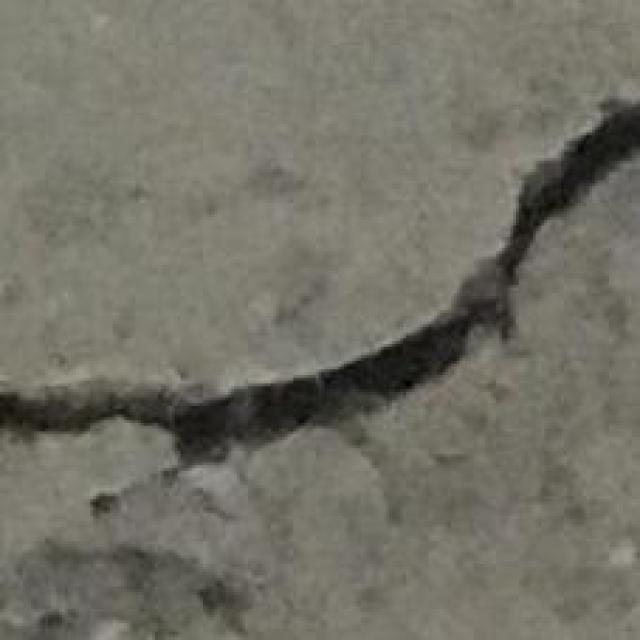
#> input picture crack_segmentation_dataset/test/00312_jpg.rf.d80622b611a57e09ad81228b334420c2.jpg, 640 x 640 px
$ python images_to_pcd.py -i crack_segmentation_dataset/test
#> lines starting #> are read from the running program, lines starting #| are printed output that depends on the picture
"""
Images to Point Cloud Converter
===============================
Converts a set of overlapping images into a 3D point cloud using
Structure from Motion (SfM) techniques.

Requirements:
    pip install opencv-python open3d numpy tqdm

Usage:
    python images_to_pcd.py --images ./photos --output ./output
    python images_to_pcd.py --images ./photos --output ./output --method sift --dense

No GPU/CUDA required - runs entirely on CPU.
"""

import argparse
import sys
from pathlib import Path
from datetime import datetime

import cv2
import numpy as np
from tqdm import tqdm

try:
    import open3d as o3d
except ImportError:
    print("Error: Open3D required. Install with: pip install open3d")
    sys.exit(1)


class ImageToPointCloud:
    """Convert images to 3D point cloud using Structure from Motion"""

    def __init__(self, output_dir: Path, feature_method: str = "sift",
                 max_features: int = 8000):
        self.output_dir = Path(output_dir)
        self.output_dir.mkdir(parents=True, exist_ok=True)
        self.feature_method = feature_method.lower()
        self.max_features = max_features

        # Storage
        self.images = []
        self.image_paths = []
        self.keypoints = []
        self.descriptors = []
        self.K = None  # Camera intrinsic matrix
        self.image_size = None

        # Results
        self.points_3d = []
        self.colors = []
        self.camera_poses = []

    def load_images(self, images_dir: Path) -> int:
        """Load all images from directory"""
        images_dir = Path(images_dir)

        extensions = ['.jpg', '.jpeg', '.png', '.bmp', '.tiff', '.tif']
        image_files = []
        for ext in extensions:
            image_files.extend(images_dir.glob(f"*{ext}"))
            image_files.extend(images_dir.glob(f"*{ext.upper()}"))

        image_files = sorted(set(image_files))

        if len(image_files) < 2:
            print(f"Error: Need at least 2 images, found {len(image_files)}")
            return 0

        print(f"\nLoading {len(image_files)} images...")

        for img_path in tqdm(image_files, desc="Loading"):
            img = cv2.imread(str(img_path))
            if img is not None:
                self.images.append(img)
                self.image_paths.append(img_path)

        if len(self.images) > 0:
            h, w = self.images[0].shape[:2]
            self.image_size = (w, h)

            # Estimate camera intrinsics (assuming standard lens)
            focal = max(w, h) * 1.2
            cx, cy = w / 2, h / 2
            self.K = np.array([
                [focal, 0, cx],
                [0, focal, cy],
                [0, 0, 1]
            ], dtype=np.float64)

            print(f"  Loaded {len(self.images)} images ({w}x{h})")
            print(f"  Estimated focal length: {focal:.1f}px")

        return len(self.images)

    def extract_features(self):
        """Extract features from all images"""
        print(f"\nExtracting features ({self.feature_method.upper()})...")

        if self.feature_method == "sift":
            detector = cv2.SIFT_create(nfeatures=self.max_features)
        elif self.feature_method == "orb":
            detector = cv2.ORB_create(nfeatures=self.max_features)
        elif self.feature_method == "akaze":
            detector = cv2.AKAZE_create()
        else:
            print(f"Unknown method {self.feature_method}, using SIFT")
            detector = cv2.SIFT_create(nfeatures=self.max_features)

        for img in tqdm(self.images, desc="Features"):
            gray = cv2.cvtColor(img, cv2.COLOR_BGR2GRAY)

            # Enhance contrast for better features
            clahe = cv2.createCLAHE(clipLimit=2.0, tileGridSize=(8, 8))
            gray = clahe.apply(gray)

            kp, desc = detector.detectAndCompute(gray, None)

            self.keypoints.append(kp)
            self.descriptors.append(desc)

        total_features = sum(len(kp) for kp in self.keypoints)
        print(f"  Extracted {total_features:,} total features")

    def match_features(self, idx1: int, idx2: int, ratio_thresh: float = 0.75):
        """Match features between two images"""
        desc1 = self.descriptors[idx1]
        desc2 = self.descriptors[idx2]

        if desc1 is None or desc2 is None:
            return [], []

        if len(desc1) < 10 or len(desc2) < 10:
            return [], []

        # Choose matcher based on descriptor type
        if self.feature_method == "orb":
            matcher = cv2.BFMatcher(cv2.NORM_HAMMING, crossCheck=False)
        else:
            matcher = cv2.BFMatcher(cv2.NORM_L2, crossCheck=False)

        try:
            matches = matcher.knnMatch(desc1, desc2, k=2)
        except cv2.error:
            return [], []

        # Apply ratio test
        good_matches = []
        for m_n in matches:
            if len(m_n) == 2:
                m, n = m_n
                if m.distance < ratio_thresh * n.distance:
                    good_matches.append(m)

        if len(good_matches) < 10:
            return [], []

        # Get point coordinates
        pts1 = np.float32([self.keypoints[idx1][m.queryIdx].pt for m in good_matches])
        pts2 = np.float32([self.keypoints[idx2][m.trainIdx].pt for m in good_matches])

        return pts1, pts2

    # [68 lines left out: functions estimate_pose, triangulate_points, not called in this run]

    def reconstruct_incremental(self):
        """Incremental Structure from Motion reconstruction"""
        print("\n" + "=" * 60)
        print("STRUCTURE FROM MOTION RECONSTRUCTION")
        print("=" * 60)

        n_images = len(self.images)
        if n_images < 2:
            print("Error: Need at least 2 images")
            return False

        # Initialize with first pair
        print("\nInitializing with first image pair...")

        pts1, pts2 = self.match_features(0, 1)
        if len(pts1) < 20:
            print("  Not enough matches for first pair, trying next...")
            # Try to find a good initial pair
            for i in range(min(n_images - 1, 5)):
                for j in range(i + 1, min(n_images, i + 5)):
                    pts1, pts2 = self.match_features(i, j)
                    if len(pts1) >= 20:
                        print(f"  Using images {i} and {j} as initial pair")
                        break
                if len(pts1) >= 20:
                    break

        if len(pts1) < 20:
            print("Error: Could not find good initial pair")
            return False

        R, t, inlier_mask = self.estimate_pose(pts1, pts2)
        if R is None:
            print("Error: Could not estimate initial pose")
            return False

        pts1_inlier = pts1[inlier_mask]
        pts2_inlier = pts2[inlier_mask]

        print(f"  Initial pair: {len(pts1_inlier)} inlier matches")

        # Set up projection matrices
        P1 = self.K @ np.hstack([np.eye(3), np.zeros((3, 1))])
        P2 = self.K @ np.hstack([R, t])

        # Triangulate initial points
        points_3d, colors = self.triangulate_points(
            pts1_inlier, pts2_inlier, P1, P2, self.images[0]
        )

        self.points_3d.extend(points_3d.tolist())
        self.colors.extend(colors.tolist())

        print(f"  Initial triangulation: {len(points_3d)} points")

        # Store camera poses
        self.camera_poses = [
            np.eye(4),  # First camera at origin
            np.vstack([np.hstack([R, t]), [0, 0, 0, 1]])  # Second camera
        ]

        # Add remaining images incrementally
        print("\nAdding images incrementally...")

        for i in tqdm(range(2, n_images), desc="Processing"):
            best_matches = 0
            best_pair_idx = -1
            best_pts1, best_pts2 = None, None

            # Find best matching previous image
            for j in range(max(0, i - 5), i):
                pts1, pts2 = self.match_features(j, i)
                if len(pts1) > best_matches:
                    best_matches = len(pts1)
                    best_pair_idx = j
                    best_pts1, best_pts2 = pts1, pts2

            if best_matches < 15:
                continue

            # Estimate pose relative to best matching image
            R_rel, t_rel, inlier_mask = self.estimate_pose(best_pts1, best_pts2)
            if R_rel is None:
                continue

            pts1_inlier = best_pts1[inlier_mask]
            pts2_inlier = best_pts2[inlier_mask]

            # Get previous camera pose
            if best_pair_idx < len(self.camera_poses):
                prev_pose = self.camera_poses[best_pair_idx]
                R_prev = prev_pose[:3, :3]
                t_prev = prev_pose[:3, 3:4]

                # Compute new absolute pose
                R_new = R_rel @ R_prev
                t_new = R_rel @ t_prev + t_rel

                new_pose = np.vstack([np.hstack([R_new, t_new]), [0, 0, 0, 1]])
                self.camera_poses.append(new_pose)

                # Triangulate new points
                P_prev = self.K @ np.hstack([R_prev, t_prev])
                P_new = self.K @ np.hstack([R_new, t_new])

                new_points, new_colors = self.triangulate_points(
                    pts1_inlier, pts2_inlier, P_prev, P_new,
                    self.images[best_pair_idx]
                )

                if len(new_points) > 0:
                    self.points_3d.extend(new_points.tolist())
                    self.colors.extend(new_colors.tolist())

        print(f"\n  Total points reconstructed: {len(self.points_3d):,}")
        print(f"  Camera poses recovered: {len(self.camera_poses)}")

        return len(self.points_3d) > 0

    # [165 lines left out: functions reconstruct_pairwise, create_point_cloud, densify_point_cloud, save, visualize, not called in this run]


def main():
    parser = argparse.ArgumentParser(
        description="Convert images to 3D point cloud",
        formatter_class=argparse.RawDescriptionHelpFormatter,
        epilog="""
Examples:
  python images_to_pcd.py --images ./photos --output ./output
  python images_to_pcd.py --images ./photos --output ./output --method sift
  python images_to_pcd.py --images ./photos --output ./output --dense --visualize
        """
    )

    parser.add_argument("--images", "-i", type=str, required=True,
                       help="Path to folder containing images")
    parser.add_argument("--output", "-o", type=str, default="./output_pcd",
                       help="Output directory (default: ./output_pcd)")
    parser.add_argument("--method", "-m", type=str, default="sift",
                       choices=["sift", "orb", "akaze"],
                       help="Feature detection method (default: sift)")
    parser.add_argument("--max-features", type=int, default=8000,
                       help="Maximum features per image (default: 8000)")
    parser.add_argument("--mode", type=str, default="incremental",
                       choices=["incremental", "pairwise"],
                       help="Reconstruction mode (default: incremental)")
    parser.add_argument("--dense", "-d", action="store_true",
                       help="Attempt to densify the point cloud")
    parser.add_argument("--visualize", "-v", action="store_true",
                       help="Visualize result after reconstruction")
    parser.add_argument("--name", "-n", type=str, default="point_cloud",
                       help="Output file name prefix (default: point_cloud)")

    args = parser.parse_args()

    # Check input directory
    images_dir = Path(args.images)
    if not images_dir.exists():
        print(f"Error: Images directory not found: {images_dir}")
        sys.exit(1)

    # Create converter
    converter = ImageToPointCloud(
        output_dir=args.output,
        feature_method=args.method,
        max_features=args.max_features
    )

    # Load images
    n_images = converter.load_images(images_dir)
#> in load_images, img is the input picture: shape (640, 640, 3); mean B, G, R 102.9, 114, 115.4
#|   Loaded 2 images (640x640)
#|   Estimated focal length: 768.0px
#> n_images = 2
    if n_images < 2:
        sys.exit(1)

    # Extract features
    converter.extract_features()
#> the loop in extract_features, `for img in tqdm(self.images, desc="Features"):` made 2 passes
#> pass 1, in extract_features, `gray = clahe.apply(gray)`:
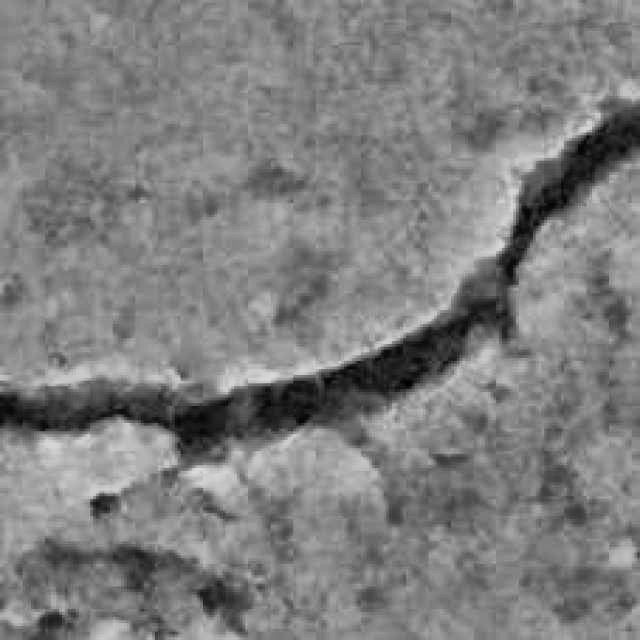
#> gray: shape (640, 640); min 0, max 220, mean 126.7
#> pass 2, in extract_features, `gray = cv2.cvtColor(img, cv2.COLOR_BGR2GRAY)`:
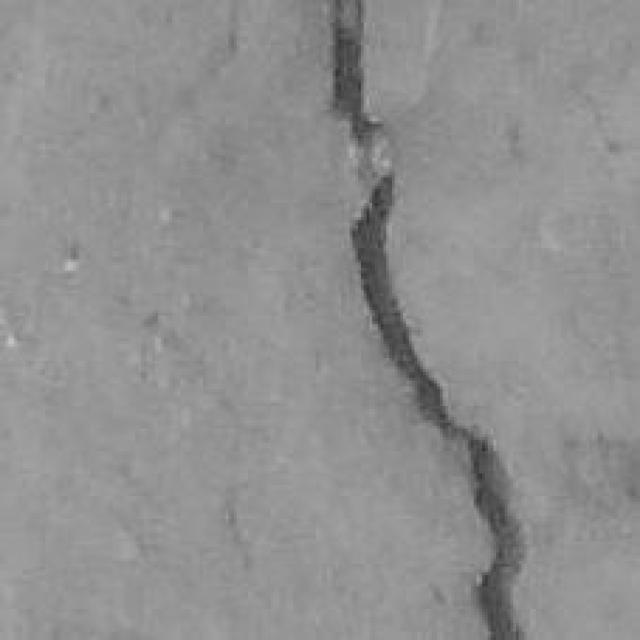
#> gray: shape (640, 640); min 46, max 197, mean 144.4
#> pass 2, in extract_features, `gray = clahe.apply(gray)`:
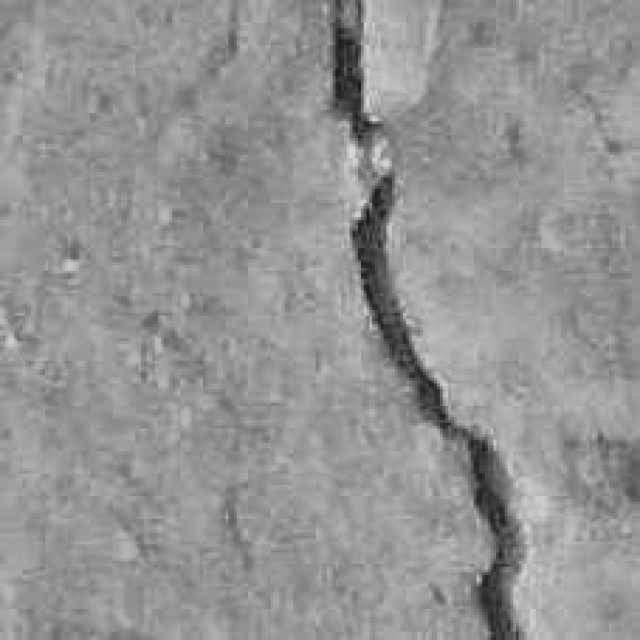
#> gray: shape (640, 640); min 23, max 218, mean 148.1
#> after the loop in extract_features, `for img in tqdm(self.images, desc="Features"):`: self.descriptors = 2 items
#> in extract_features, `total_features = sum(len(kp) for kp in self.keypoints)`: total_features = 1109
#|   Extracted 1,109 total features

    # Reconstruct
    if args.mode == "incremental":
        success = converter.reconstruct_incremental()
#> in reconstruct_incremental, `n_images = len(self.images)`: n_images = 2
#> in match_features, `matches = matcher.knnMatch(desc1, desc2, k=2)`: matches = 727 matches
#> after the loop in match_features, `for m_n in matches:`: good_matches = 6 matches
#> the loop in reconstruct_incremental, `for i in range(min(n_images - 1, 5)):` made 1 pass
    else:
        success = converter.reconstruct_pairwise()

    if not success:
        print("Reconstruction failed!")
#> (the run stopped early here; a loop or call above may not have finished)
